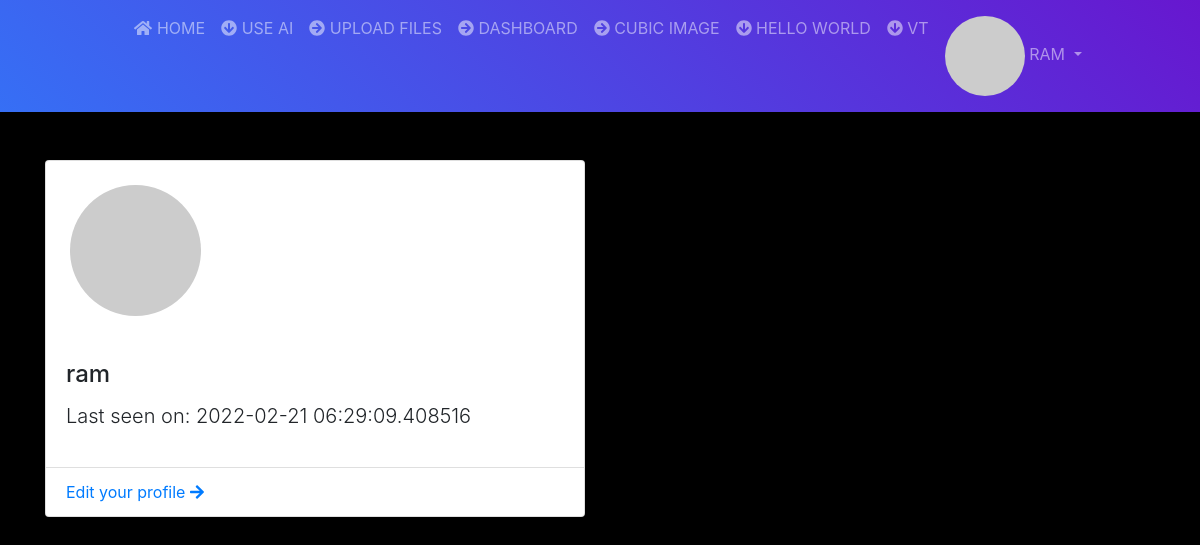
The app's page /user/ram (signed in), older data.
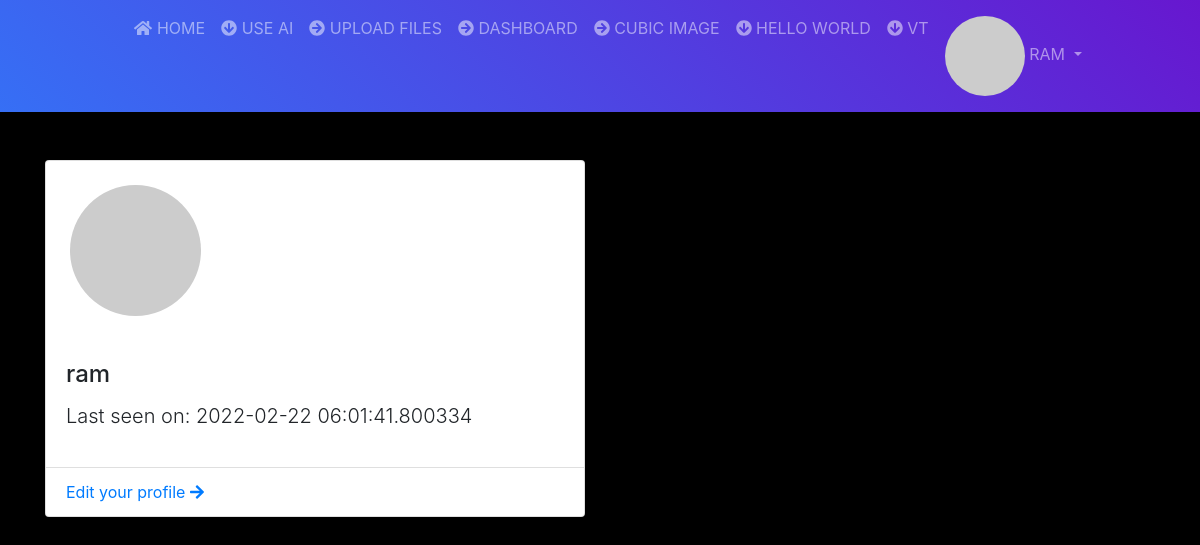
The same page, newer data.
### app/models.py (models this page shows, shortened)
class User(UserMixin, db.Model):
    id = db.Column(db.Integer, primary_key=True, autoincrement=True)
    username = db.Column(db.String(64), index=True, unique=True)
    email = db.Column(db.String(120), index=True, unique=True)
    password_hash = db.Column(db.String(128))
    created_on = db.Column(db.DateTime, index=True, default=datetime.now)
    last_seen = db.Column(db.DateTime, default=datetime.utcnow)
    def avatar(self, size):
        digest = md5(self.email.lower().encode('utf-8')).hexdigest()
        return 'https://www.gravatar.com/avatar/{}?d=identicon&s={}'.format(digest, size)

### app/routes.py (the view)
@login_required
@app.route('/user/<username>')
def user(username):
    user = User.query.filter_by(username=username).first_or_404()
    return render_template('profile.html', user=user, title=f'{user.username} profile')

### app/models.py (called while the page is built)
@login.user_loader
def load_user(id):
    return User.query.get(int(id))

### app/routes.py (called while the page is built)
@app.before_request
def before_request():
    try:
        if current_user.is_authenticated:
            current_user.last_seen = datetime.utcnow()
            db.session.commit()
    except:
        pass

### app/templates/profile.html (shortened to what this page needs)
{% extends 'base.html' %}
{% block body %}
<div class="container">
    <div class="row justify-items-center">
        <div class="col-md-6 mt-5">
            <div class="card">
               <div class="col-md-4 p-4">
                <img class="card-img rounded-circle"  src="{{user.avatar(128)}}" alt="{{user.username}}">
               </div>
                <div class="card-body">
                    <h4 class="card-title">{{user.username}}</h4>
                    {% if user.last_seen %}<p class="lead">Last seen on: {{ user.last_seen }}</p>{% endif %}
                </div>
                <ul class="list-group list-group-flush">
                    <li class="list-group-item"><a href="{{ url_for('edit_profile') }}">Edit your profile <i class="fas fa-arrow-right    "></i></a></li>
                </ul>
            </div>
        </div>
    </div>
</div>
{% endblock %}

### app/templates/base.html (shortened to what this page needs)
<!doctype html>
<html lang="en">
<head>
    <link rel="stylesheet" href="https://stackpath.bootstrapcdn.com/bootstrap/4.3.1/css/bootstrap.min.css">
    <link rel="stylesheet" href="https://use.fontawesome.com/releases/v5.1.1/css/all.css">
</head>
<body>
    {% include "navbar.html" %}
    {% block body %}{% endblock %}
</body>
</html>

### app/templates/navbar.html (shortened to what this page needs)
<nav class="navbar navbar-expand-lg navbar-dark purblue sticky-top">
    <div class="collapse navbar-collapse" id="mainmenu">
      <ul class="navbar-nav mr-auto mt-2 mt-lg-0 mx-auto ">
        <li class="nav-item ">
          <a class="nav-link text-uppercase" href="{{url_for('index')}}"><i class="fas fa-home "></i> Home <span class="sr-only">(current)</span></a>
        </li>
        <li class="nav-item">
          <a class="nav-link text-uppercase" href="/input"><i class="fas fa-arrow-circle-down    "></i> use AI </a>
        </li>
        <li class="nav-item">
          <a class="nav-link text-uppercase" href="/upload"><i class="fas fa-arrow-circle-right    "></i> upload files</a>
        </li>
        <li class="nav-item">
          <a class="nav-link text-uppercase" href="/dashboard"><i class="fas fa-arrow-circle-right   "></i> dashboard</a>
        </li>
        <li class="nav-item">
          <a class="nav-link text-uppercase" href="/cube"><i class="fas fa-arrow-circle-right   "></i> cubic image</a>
        </li>
        <li class="nav-item">
          <a class="nav-link text-uppercase" href="/hello"><i class="fas fa-arrow-circle-down   "></i> hello world</a>
        </li>
        <li class="nav-item">
          <a class="nav-link text-uppercase" href="/vt"><i class="fas fa-arrow-circle-down   "></i> vt</a>
        </li>
        {% if current_user.is_anonymous %}
        <li class="nav-item dropdown">
          <a class="nav-link dropdown-toggle text-uppercase" href="#" id="dropdownId" data-toggle="dropdown" aria-haspopup="true" aria-expanded="false"><i class="fas fa-user-circle    "></i> Account</a>
          <div class="dropdown-menu" aria-labelledby="dropdownId">
            <a class="dropdown-item" href="/login">Login</a>
            <a class="dropdown-item" href="/register">Create free account</a>
          </div>
        </li>
        {% else %}
        <li class="nav-item dropdown">
          <a class="nav-link dropdown-toggle text-uppercase" href="#" id="dropdownId" data-toggle="dropdown" aria-haspopup="true" aria-expanded="false">
            <img src="{{ current_user.avatar(24) }}" class="rounded-circle">  {{current_user.username}}
          </a>
        </li>
        {% endif %}
      </ul>
    </div>
  </nav>

### app/templates/profile.html (style rules this page uses)
body { background-color: rgb(0, 0, 0); }

### app/templates/base.html (style rules this page uses)
.purblue { background-image: linear-gradient(45deg,rgb(54, 111, 245),rgb(103, 23, 207)); }

Row changes from the older to the newer data that the page shows:
changed User "ram": last_seen "2022-02-21 06:29:09.408516" → "2022-02-22 06:01:41.800334"
